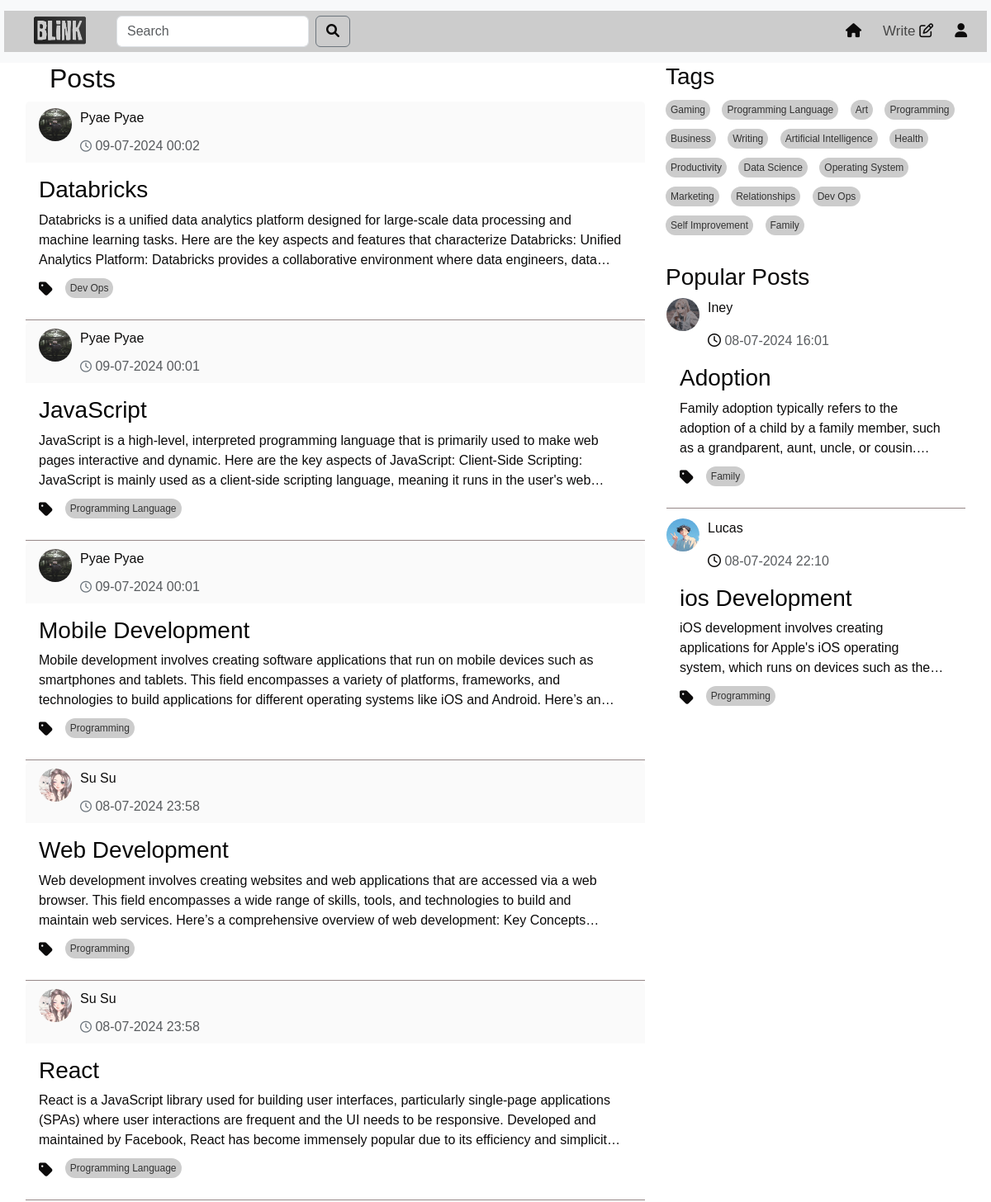
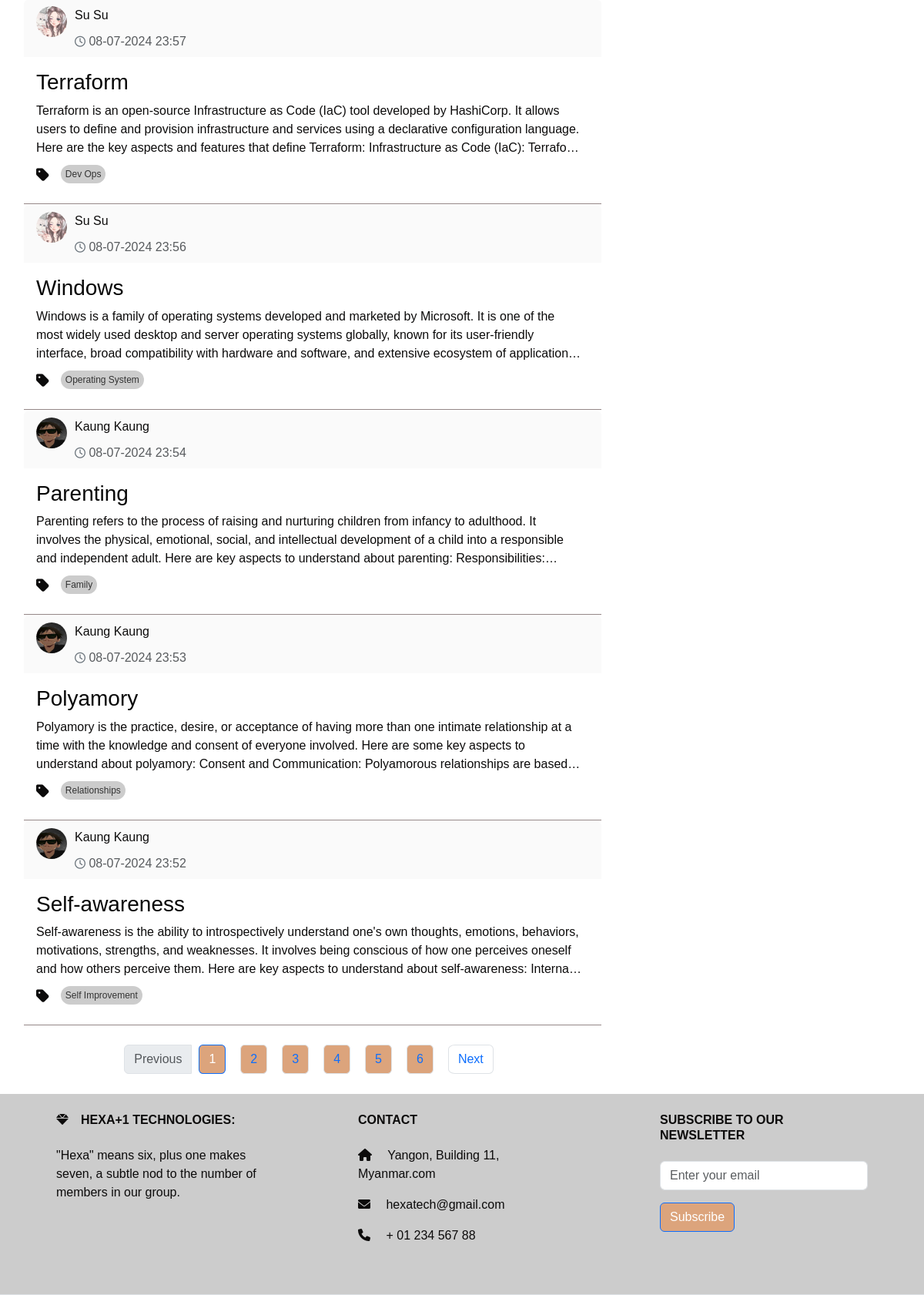
The app's page /home (signed in), older data (2 pictures, top to bottom).
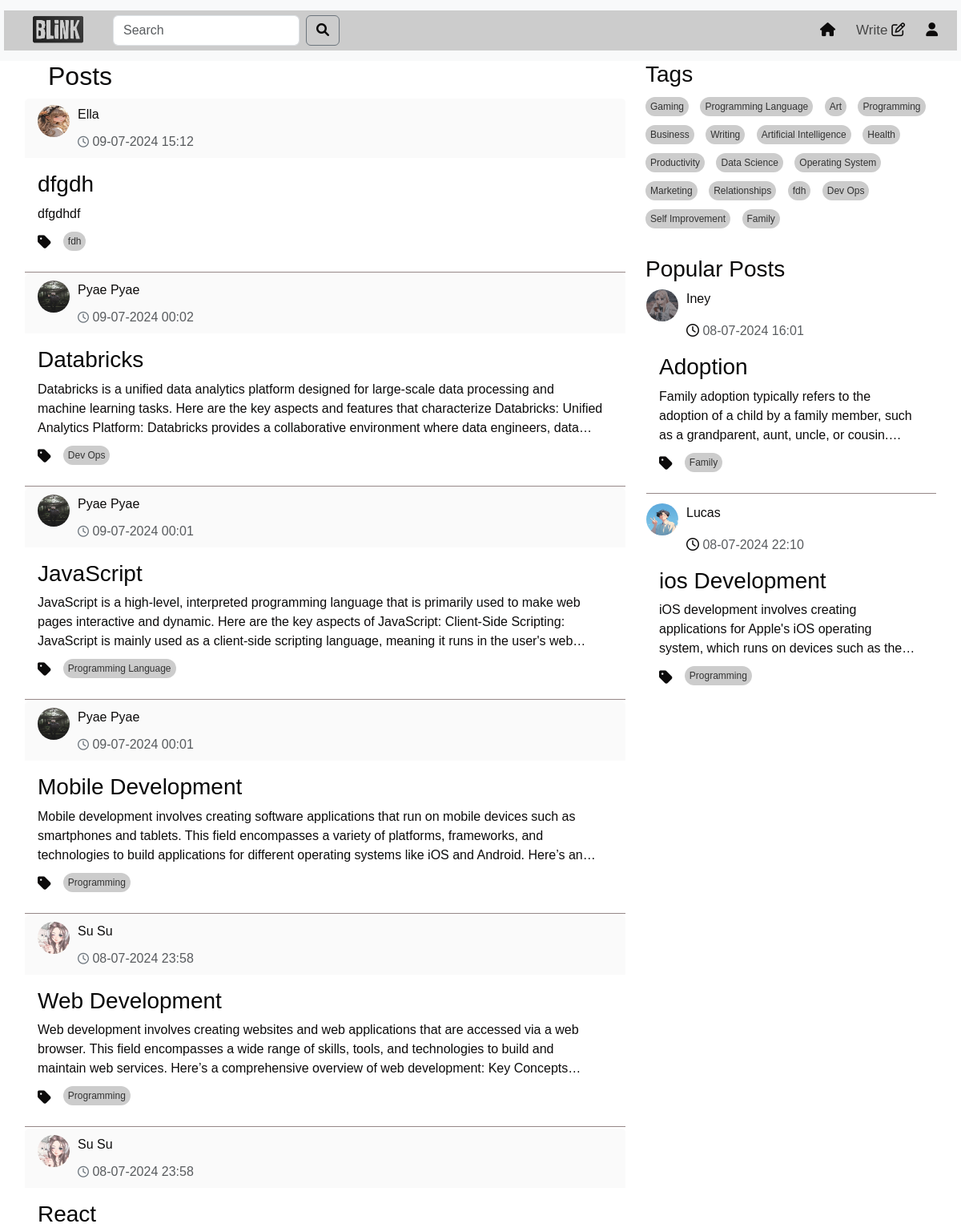
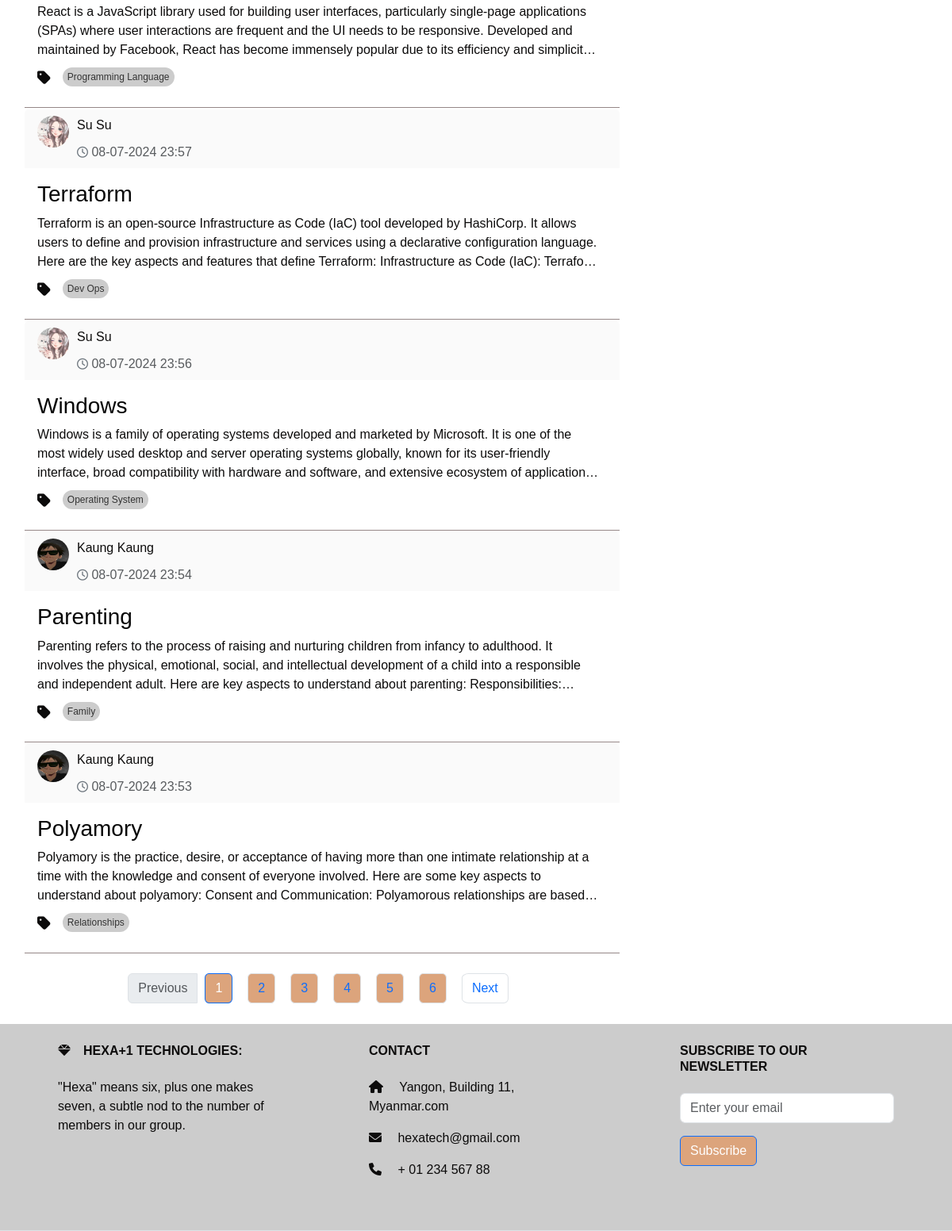
The same page, newer data (2 pictures, top to bottom).
### models.py (models this page shows, shortened)
class Post(db.Model):
    id = db.Column(db.Integer, primary_key=True)
    title = db.Column(db.Text())
    content = db.Column(db.Text())
    tag = db.Column(db.Text(), nullable=False)
    user_id = db.Column(db.Integer, db.ForeignKey('user.id'), nullable=False)
    created_date = db.Column(db.DateTime,default=datetime.datetime.now)
    likes = db.Column(db.Integer, default=0)
    meta = db.Column(db.Text, nullable=True)
    comments = db.relationship('Comment', backref='post',cascade="all, delete", lazy=True)

class User(UserMixin,db.Model):
    id = db.Column(db.Integer, primary_key=True)
    username = db.Column(db.String(50), unique=True)
    email =db.Column(db.String(50), unique=True)
    password = db.Column(db.String(100))
    bio = db.Column(db.String(50))
    profile_picture = db.Column(db.String(250))
    posts = db.relationship('Post', backref='author', lazy=True)
    comments = db.relationship('Comment', backref='author', lazy=True)

### route.py (the view)
@app.route('/home',methods=['GET', 'POST'])
@login_required
def home(limit=2):
    page = request.args.get('page', 1, type=int)
    per_page = 10  # Number of posts per page
    post = get_posts(page, per_page)  # Assuming you have a function to get paginated posts
    unique_tags = list(set(tag for tag, in Post.query.with_entities(Post.tag).distinct()))
    popular_posts = Post.query.order_by(Post.likes.desc()).limit(limit).all()
    forms=SearchForm()
    query = forms.search.data
    if forms.validate_on_submit():
         search_results = Post.query.filter(Post.title.ilike(f'%{query}%')).all()
         return render_template('search_results.html' ,post=post, search_results =search_results ,
                                form = forms ,popular_posts = popular_posts,tags=unique_tags)
    return render_template("home.html", post=post ,form=forms  ,popular_posts = popular_posts,tags=unique_tags)

### forms.py
class SearchForm(FlaskForm):
    search = StringField('Search ', validators=[DataRequired()])
    submit = SubmitField('Search')

### route.py (called while the page is built)
@login_manager.user_loader
def loader_user(user_id):
    return User.query.get(user_id)

def get_posts(page, per_page, tag=None):
    if tag:
        return Post.query.filter(Post.tag.in_([tag])).paginate(page=page, per_page=per_page, error_out=False)
    return Post.query.order_by(Post.created_date.desc()).paginate(page=page, per_page=per_page, error_out=False)

### templates/home.html (shortened to what the changed rows need)
<!DOCTYPE html>
<html lang="en">
  <head>
    <link
      href="https://cdn.jsdelivr.net/npm/bootstrap@5.3.3/dist/css/bootstrap.min.css"
      rel="stylesheet"
    />
    <link
      href="https://cdnjs.cloudflare.com/ajax/libs/font-awesome/6.0.0-beta3/css/all.min.css"
      rel="stylesheet"
    />
    <link
      rel="stylesheet"
      href="https://cdnjs.cloudflare.com/ajax/libs/font-awesome/5.15.4/css/all.min.css"
    />
    <link
      href="https://cdnjs.cloudflare.com/ajax/libs/font-awesome/6.0.0-beta3/css/all.min.css"
      rel="stylesheet"
    />
    <link
      href="https://cdn.jsdelivr.net/npm/bootstrap@5.3.3/dist/css/bootstrap.min.css"
      rel="stylesheet"
    />
    <link
      href="https://cdnjs.cloudflare.com/ajax/libs/font-awesome/6.0.0-beta3/css/all.min.css"
      rel="stylesheet"
    />
    <link rel="stylesheet" href="/static/home.css" />
    <link rel="stylesheet" href="/static/topnav.css" />
  </head>
  <body>
    <div class="container">
      <div class="row">
        <div class="col-sm-8">
          <div id="posts-container">
            <h2 style="margin-left:30px"><bold> Posts </bold></h2>
            {% for post in post.items %}
            <div class="card">
              <div
                class="card-header d-flex justify-content-between align-items-center"
              >
                <div class="profile-image">
                  <a
                    class="nav-link"
                    href="{{ url_for('profile',user_id=post.user_id) }}"
                    ><img
                      src="{{ url_for('static', filename='/photo/user_profile/'+post.author.profile_picture) }}"
                      width="60"
                      height="60"
                      alt=""
                  /></a>
                  <div style="width: 300px">
                    <p id="name">
                      <a
                        class="nav-link"
                        href="{{ url_for('profile',user_id=post.user_id) }}"
                        >{{post.author.username}}</a
                      >
                    </p>
                    <p class="text-muted mb-0">
                      <i class="fa-regular fa-clock"></i>
                      {{post.created_date.strftime('%d-%m-%Y %H:%M')}}
                    </p>
                  </div>
                </div>
              </div>
              <div class="card-body">
                <a
                  class="nav-link"
                  href="{{ url_for('full_post',post_id=post.id) }}"
                >
                  <h3 class="card-title">{{post.title}}</h3>
                  <p class="card-text" id="card-description">
                    {{post.meta | safe}}
                  </p>
                  <div class="tags-container">
                    <ul class="list-group list-group-horizontal">
                      <i class="fas fa-tag"></i>
                      <a
                        href="{{ url_for('home_tag',tag=post.tag ) }}"
                        class="tag"
                        >{{post.tag}}
                      </a>
                    </ul>
                  </div>
                </a>
              </div>
              <div
                class="card-end"
                style="border-bottom: #958787 solid 1px"
              ></div>
            </div>
            {% endfor %}
          </div>
          <nav aria-label="Page navigation" class="mt-4">
            <ul class="pagination justify-content-center" style="gap: 10px">
              {% for page_num in post.iter_pages() %} {% if page_num %}
              <li
                class="page-item {% if post.page == page_num %}active{% endif %}"
              >
                <a
                  class="page-link"
                  href="?page={{ page_num }}"
                  style="background-color:  #DCA47C"
                  >{{ page_num }}</a
                >
              </li>
              {% else %}
              <li class="page-item disabled">
                <span class="page-link">...</span>
              </li>
              {% endif %} {% endfor %}
            </ul>
          </nav>
        </div>
        {% include 'sidenav.html' %}
      </div>
    </div>
  </body>
</html>

### templates/sidenav.html (shortened to what this page needs)
<!DOCTYPE html>
<html lang="en">
  <head>
    <link
      href="https://cdn.jsdelivr.net/npm/bootstrap@5.3.3/dist/css/bootstrap.min.css"
      rel="stylesheet"
    />
    <link
      href="https://cdnjs.cloudflare.com/ajax/libs/font-awesome/6.0.0-beta3/css/all.min.css"
      rel="stylesheet"
    />
    <link
      rel="stylesheet"
      href="https://cdnjs.cloudflare.com/ajax/libs/font-awesome/5.15.4/css/all.min.css"
    />
    <link
      href="https://cdnjs.cloudflare.com/ajax/libs/font-awesome/6.0.0-beta3/css/all.min.css"
      rel="stylesheet"
    />
    <link rel="stylesheet" href="/static/home.css" />
  </head>
  <body>
    <div class="col-sm-4 " id="right-column">
      <div class="tags-section">
        <h3>Tags</h3>
        <div class="tags-container">
          {% if tags %} {% for tag in tags %}
          <a href="{{ url_for('home_tag',tag=tag ) }}" class="tag">{{ tag }}</a>
          {% endfor %} {% else %}
          <p>No tags available</p>
          {% endif %}
        </div>
      </div>
      <div class="mt-4">
        <h3>Popular Posts</h3>
        {% for popular_post in popular_posts %}
        <div class="card">
          <div>
            <div class="profile-image">
              <a
                class="nav-link"
                href="{{ url_for('profile',user_id=popular_post.user_id) }}"
                ><img
                  src="{{ url_for('static', filename='/photo/user_profile/'+popular_post.author.profile_picture) }}"
                  width="60"
                  height="60"
                  alt=""
              /></a>
              <div style="width: 300px">
                <p id="name">
                  <a
                    class="nav-link"
                    href="{{ url_for('profile',user_id=popular_post.user_id) }}"
                    >{{popular_post.author.username}}</a
                  >
                </p>
                <p class="text-muted mb-0">
                  <i class="fa-regular fa-clock"></i>
                  {{popular_post.created_date.strftime('%d-%m-%Y %H:%M')}}
                </p>
              </div>
            </div>
          </div>
          <div class="card-body">
            <a
              class="nav-link"
              href="{{ url_for('full_post',post_id=popular_post.id) }}"
            >
              <h3 class="card-title" id="popular">{{popular_post.title}}</h3>
              <p class="card-text" id="card-description">
                {{popular_post.meta |safe }}
              </p>
              <div class="tags-container">
                <ul class="list-group list-group-horizontal">
                  <i class="fas fa-tag"></i>
                  <a
                    href="{{ url_for('home_tag',tag=popular_post.tag ) }}"
                    class="tag"
                    >{{popular_post.tag}}</a
                  >
                </ul>
              </div>
            </a>
          </div>
          <div class="card-end" style="border-bottom: #958787 solid 1px; margin-bottom: 10px;"></div>
        </div>
        {% endfor %}
      </div>
    </div>
  </body>
</html>

Row changes from the older to the newer data that the page shows:
no longer on this page (row unchanged): Post: profile_picture (picture), author.username "Kaung Kaung", created_date "08-07-2024 23:52", title "Self-awareness", meta "Self-awareness is the ability to introspectively understand one's own thoughts, emotions, behaviors, motivations, strengths, and weaknesses. It involves being conscious of how one perceives oneself and how others perceive them. Here are key aspects to understand about self-awareness:…", tag "Self Improvement", shown under "Posts"
added Post: profile_picture (picture), author.username "Ella", created_date "09-07-2024 15:12", title "dfgdh", meta "dfgdhdf", tag "fdh", shown under "Posts"
Text that changed along with them:
new list line: "fdh"
